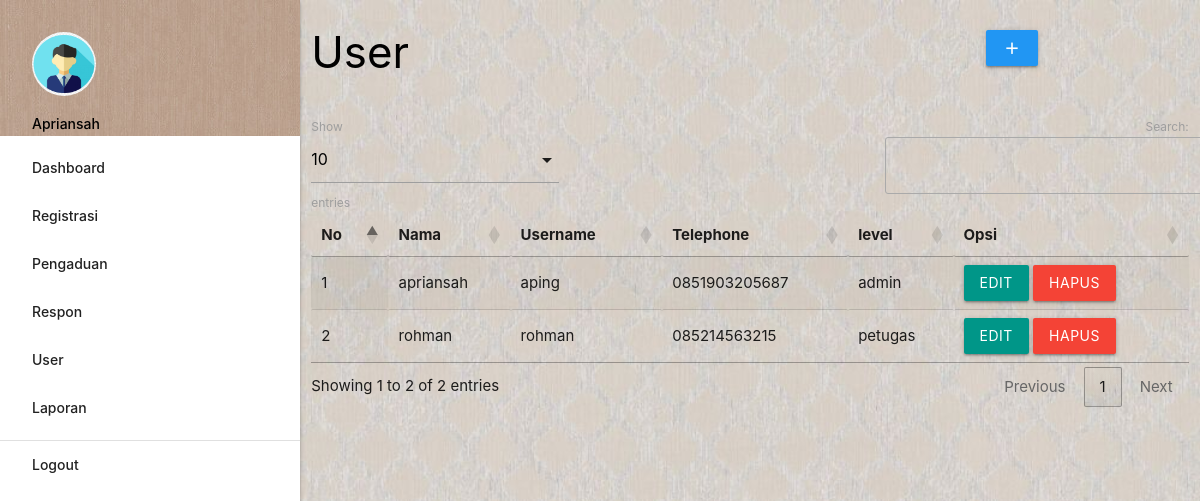
Page /admin/index.php?p=user (signed in) on the committed database.
### tables this page shows
CREATE TABLE `petugas` (
  `id_petugas` int(11) NOT NULL,
  `nama_petugas` varchar(35) NOT NULL,
  `username` varchar(25) NOT NULL,
  `password` varchar(32) NOT NULL,
  `telp_petugas` varchar(13) NOT NULL,
  `level` enum('admin','petugas') NOT NULL
);

### admin/user.php (the view, shortened to what this page needs)
       <div class="row">
         <div class="col s12 m9">
           <h3 class="black-text">User</h3>
         </div>
         <div class="col s12 m3">
           <div class="section"></div>
           <a class="waves-effect waves-light btn modal-trigger blue" href="#modal1"><i class="material-icons">add</i></a>
         </div>
       </div>
       <table id="example" class="display responsive-table" style="width:100%">
         <thead>
             <tr>
			<th>No</th>
			<th>Nama</th>
			<th>Username</th>
			<th>Telephone</th>
			<th>level</th>
			<th>Opsi</th>
             </tr>
         </thead>
         <tbody>
<?php
	$no=1;
	$tampil = mysqli_query($koneksi,"SELECT * FROM petugas ORDER BY nama_petugas ASC");
	while ($r=mysqli_fetch_assoc($tampil)) { ?>
	<tr>
		<td><?php echo $no++; ?></td>
		<td><?php echo $r['nama_petugas']; ?></td>
		<td><?php echo $r['username']; ?></td>
		<td><?php echo $r['telp_petugas']; ?></td>
		<td><?php echo $r['level']; ?></td>
		<td><a class="btn teal modal-trigger" href="#user_edit<?php echo $r['id_petugas'] ?>">Edit</a> <a class="red btn" onclick="return confirm('Anda Yakin Ingin Menghapus Y/N')" href="index.php?p=user_hapus&id_petugas=<?php echo $r['id_petugas'] ?>">Hapus</a></td>
	</tr>
           <?php  }
            ?>
         </tbody>
       </table>

### rows in the picture
petugas: nama_petugas "apriansah", username "aping", telp_petugas "0851903205687", level "admin"
petugas: nama_petugas "rohman", username "rohman", telp_petugas "085214563215", level "petugas"

### other values in the picture
$_SESSION['data']['nama_petugas'] "Apriansah"
